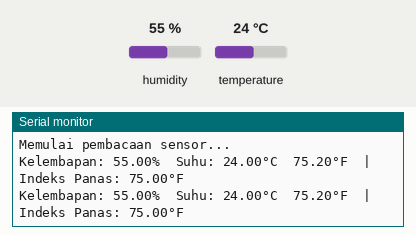
Recording of a sketch running on a simulated Arduino Uno, built with avr-gcc and run on an emulated ATmega328P. Shown: the last lines printed to the serial monitor. The test bench sets the inputs (shaded band); at power-on: humidity 55 %, temperature 24 °C.

Above: at 4.8 s.
4.9 s: humidity set to 22 %
At 6.7 s:
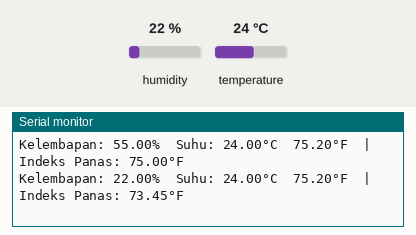
7.9 s: temperature set to 12 °C
At 9.4 s:
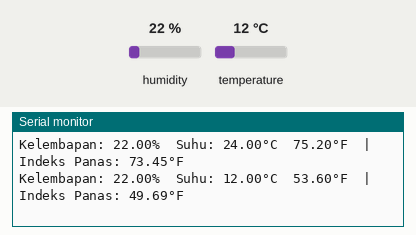
10.9 s: humidity set to 40 %
At 13.5 s:
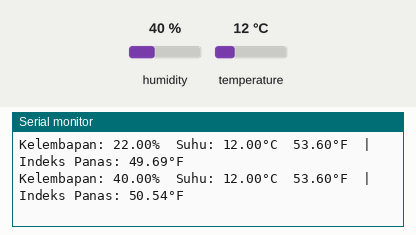
13.9 s: temperature set to 28 °C
At 15.1 s:
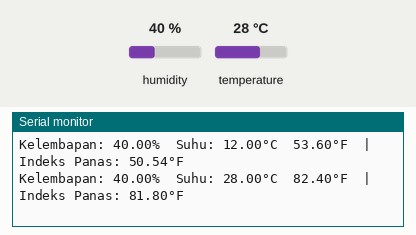
Timing chart, 0 to 16.9 s (numbered marks = the images above; inputs shaded):
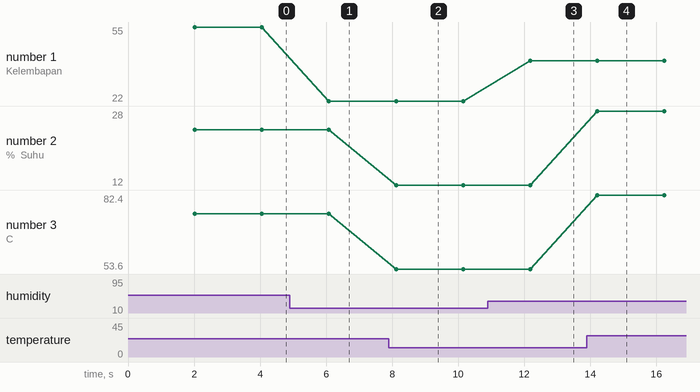

The sketch:

dht11_program.ino
```cpp
#include "DHT.h"

#define DHTPIN 2     // Line pin data (out) sensor, pada kasus ini di pin 2/D2
#define DHTTYPE DHT11

DHT dht(DHTPIN, DHTTYPE);

void setup() {
  Serial.begin(9600);
  Serial.println("Memulai pembacaan sensor...");
  dht.begin();
}

void loop() {
  delay(2000); // Ini jeda refresh data pada layar, muncul tiap 2 detik

  float humidity = dht.readHumidity();
  float celsius = dht.readTemperature();
  float fahrenheit = (dht.readTemperature() *9.0/5.0) + 32;


  // Untuk memeriksa apakah pembacaan data gagal atau berhasil
  if (isnan(humidity) || isnan(celsius) || isnan(fahrenheit)) {
    Serial.println("Gagal membaca dari sensor!");
    return;
  }

  float hif = dht.computeHeatIndex(fahrenheit, humidity);

  Serial.print("Kelembapan: ");
  Serial.print(humidity);
  Serial.print("%  Suhu: ");
  Serial.print(celsius);
  Serial.print("°C  ");
  Serial.print(fahrenheit);
  Serial.print("°F  ");
  Serial.print(F("|  Indeks Panas: "));
  Serial.print(hif);
  Serial.println(F("°F"));
}
```

Measured:
- after the input at 4.9 s, the serial monitor: prints a new line after 1.2 s (image 1)
- after the input at 7.9 s, the serial monitor: prints a new line after 0.22 s (image 2)
- after the input at 10.9 s, the serial monitor: prints a new line after 1.3 s (image 3)
- after the input at 13.9 s, the serial monitor: prints a new line after 0.31 s (image 4)
- plotted number 1: 55 → 22 after the input at 4.9 s, 22 → 40 after the input at 10.9 s
- plotted number 2: 24 → 12 after the input at 7.9 s, 12 → 28 after the input at 13.9 s
- plotted number 3: 75.2 → 53.6 after the input at 7.9 s, 53.6 → 82.4 after the input at 13.9 s
